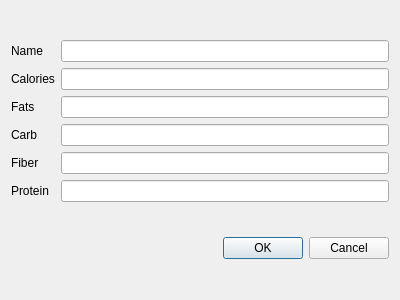
<?xml version="1.0" encoding="UTF-8"?>
<ui version="4.0">
 <class>DialogItem2</class>
 <widget class="QDialog" name="DialogItem2">
  <property name="geometry">
   <rect>
    <x>0</x>
    <y>0</y>
    <width>400</width>
    <height>300</height>
   </rect>
  </property>
  <property name="windowTitle">
   <string>Dialog</string>
  </property>
  <layout class="QVBoxLayout" name="verticalLayout">
   <item>
    <layout class="QGridLayout" name="gridLayout">
     <item row="0" column="0">
      <widget class="QLabel" name="label">
       <property name="text">
        <string>Name</string>
       </property>
      </widget>
     </item>
     <item row="3" column="0">
      <widget class="QLabel" name="label_6">
       <property name="text">
        <string>Carb</string>
       </property>
      </widget>
     </item>
     <item row="0" column="1">
      <widget class="QLineEdit" name="lineName"/>
     </item>
     <item row="5" column="0">
      <widget class="QLabel" name="label_8">
       <property name="text">
        <string>Protein</string>
       </property>
      </widget>
     </item>
     <item row="1" column="1">
      <widget class="QLineEdit" name="lineEditCalories"/>
     </item>
     <item row="4" column="0">
      <widget class="QLabel" name="label_7">
       <property name="text">
        <string>Fiber</string>
       </property>
      </widget>
     </item>
     <item row="2" column="0">
      <widget class="QLabel" name="label_5">
       <property name="text">
        <string>Fats</string>
       </property>
      </widget>
     </item>
     <item row="1" column="0">
      <widget class="QLabel" name="label_2">
       <property name="text">
        <string>Calories</string>
       </property>
      </widget>
     </item>
     <item row="2" column="1">
      <widget class="QLineEdit" name="lineEditFats"/>
     </item>
     <item row="3" column="1">
      <widget class="QLineEdit" name="lineEditCarb"/>
     </item>
     <item row="4" column="1">
      <widget class="QLineEdit" name="lineEditFiber"/>
     </item>
     <item row="5" column="1">
      <widget class="QLineEdit" name="lineEditProtein"/>
     </item>
    </layout>
   </item>
   <item>
    <widget class="QDialogButtonBox" name="buttonBox">
     <property name="orientation">
      <enum>Qt::Horizontal</enum>
     </property>
     <property name="standardButtons">
      <set>QDialogButtonBox::Cancel|QDialogButtonBox::Ok</set>
     </property>
    </widget>
   </item>
  </layout>
 </widget>
 <resources/>
 <connections>
  <connection>
   <sender>buttonBox</sender>
   <signal>accepted()</signal>
   <receiver>DialogItem2</receiver>
   <slot>accept()</slot>
   <hints>
    <hint type="sourcelabel">
     <x>248</x>
     <y>254</y>
    </hint>
    <hint type="destinationlabel">
     <x>157</x>
     <y>274</y>
    </hint>
   </hints>
  </connection>
  <connection>
   <sender>buttonBox</sender>
   <signal>rejected()</signal>
   <receiver>DialogItem2</receiver>
   <slot>reject()</slot>
   <hints>
    <hint type="sourcelabel">
     <x>316</x>
     <y>260</y>
    </hint>
    <hint type="destinationlabel">
     <x>286</x>
     <y>274</y>
    </hint>
   </hints>
  </connection>
 </connections>
</ui>
